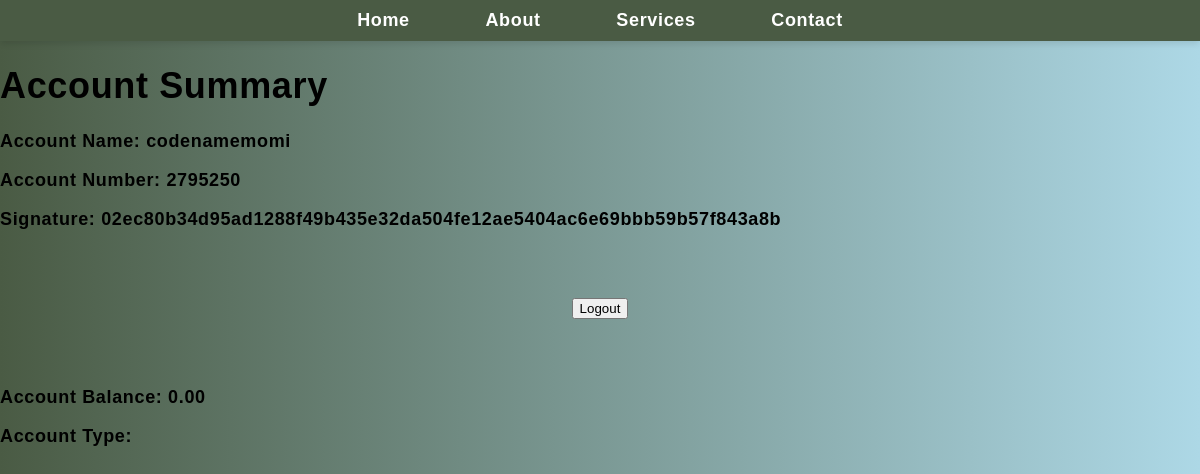
Before: /home/ (signed in) with the older database file.
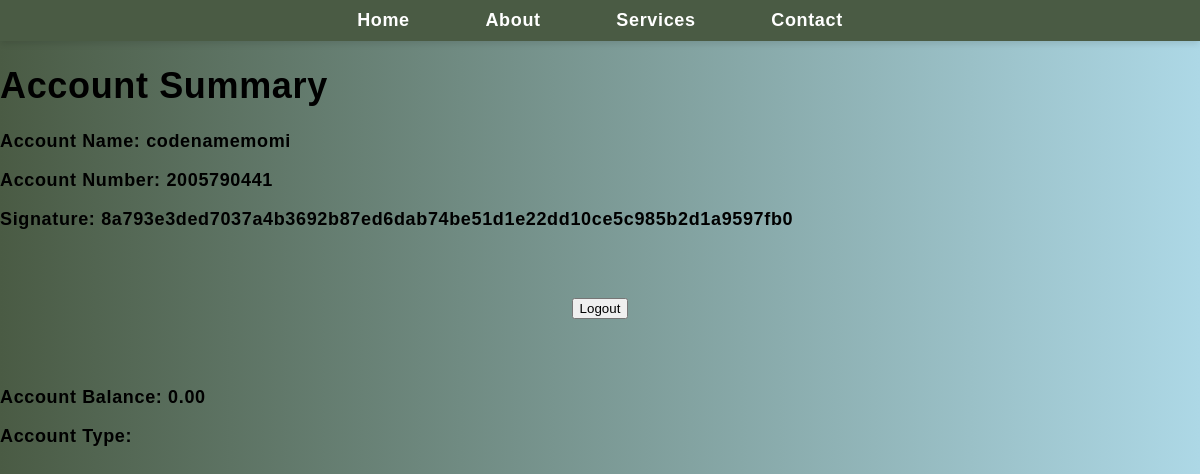
After: the same page with the newer database file.
### login/models.py (models this page shows, shortened)
class CustomUser(AbstractBaseUser, PermissionsMixin):
    email = models.EmailField(unique = True)
    username = models.CharField(max_length= 30, unique= True)
    first_name = models.CharField(max_length= 30)
    last_name = models.CharField(max_length= 30)
    date_joined = models.DateField(null= True)
    phone_number = models.CharField(max_length= 20)
    account_number = models.CharField(max_length= 10, blank= True, null= True)
    balance = models.DecimalField(max_digits= 10, decimal_places= 2, default= 0.00)
    is_active = models.BooleanField(default= True)
    is_staff = models.BooleanField(default= True)
    objects = CustomerUserManager()
    USERNAME_FIELD = 'email'
    REQUIRED_FIELDS = ['username', 'first_name', 'last_name', 'date_joined']

### login/views.py (the view)
# urls.py: path('home/', views.get_account_summary, name='home'),
@login_required
def get_account_summary(request):
    user = request.user
    if not hasattr(user, 'account_number'):
        user.account_number = str(random.randint(1000000000, 9999999999))
        user.save()
    account_details = CustomUser.objects.get(username=user.username)
    account_number = user.account_number
    secret_key = '321'
    signature = hmac.new(secret_key.encode(),account_number.encode(), hashlib.sha256).hexdigest()
    context = {
        'account_details': account_details,
        'account_number': account_number,
        'signature': signature,
    }
    return render(request, 'home.html', context)

### templates/home.html (shortened to what this page needs)
{% extends 'master.html' %}
{% block content %}
<h1>Account Summary</h1>
<p>Account Name: {{ account_details.username }}</p>
<p>Account Number: {{ account_number }}</p>
<p>Signature: {{ signature }}</p>
<form method="POST" action="{% url 'logout' %}">
    <button type="submit">Logout</button>
</form>
{% if account_details %}
    <p>Account Balance: {{ account_details.balance }}</p>
    <p>Account Type: {{ account_details.account_type }}</p>
{% else %}
    <p>No account details available.</p>
{% endif %}
{% endblock %}

### templates/master.html (shortened to what this page needs)
{% load static %}
<!DOCTYPE html>
<html>
<head>
  <link rel="stylesheet" href="{% static 'masterdesign.css' %}">
</head>
<body>
  <header>
    <nav class="menu">
      <ul>
        <li><a href="{% url 'home' %}">Home</a></li>
        <li><a href="#about">About</a></li>
        <li><a href="#services">Services</a></li>
        <li><a href="#contact">Contact</a></li>
      </ul>
    </nav>
  </header>
  <main>
    {% block content %}{% endblock %}
  </main>
</body>
</html>

### static/masterdesign.css (style rules this page uses)
body { margin: auto; font: 600 18px 'Source Sans Pro', sans-serif; letter-spacing: 0.65px; background-image: linear-gradient(to right, rgb(74, 91, 68), lightblue); background-size: 100% 100%; background-attachment: fixed; }
form { margin: auto; padding: 50px; text-align: center; color: rgb(74, 91, 68); display: flex; flex-direction: column; align-items: center; }
.menu { background-color: #4a5b44; padding: 10px 0; box-shadow: 0 4px 6px -1px rgba(0,0,0,0.1); position: sticky; top: 0; }
.menu ul { list-style: none; margin: 0; padding: 0; text-align: center; }
.menu ul li { display: inline; margin: 0 15px; }
.menu ul li a { text-decoration: none; color: white; font-weight: 600; padding: 10px 20px; border-radius: 5px; transition: background-color 0.3s; }

Changed rows visible on the page:
changed CustomUser "codenamemomi": account_number "2795250" → "2005790441"
Other visible differences:
{{ signature }}: "02ec80b34d95ad1288f49b435e32da504fe12ae5404ac6e69bbb59b57f843a8b" → "8a793e3ded7037a4b3692b87ed6dab74be51d1e22dd10ce5c985b2d1a9597fb0"
